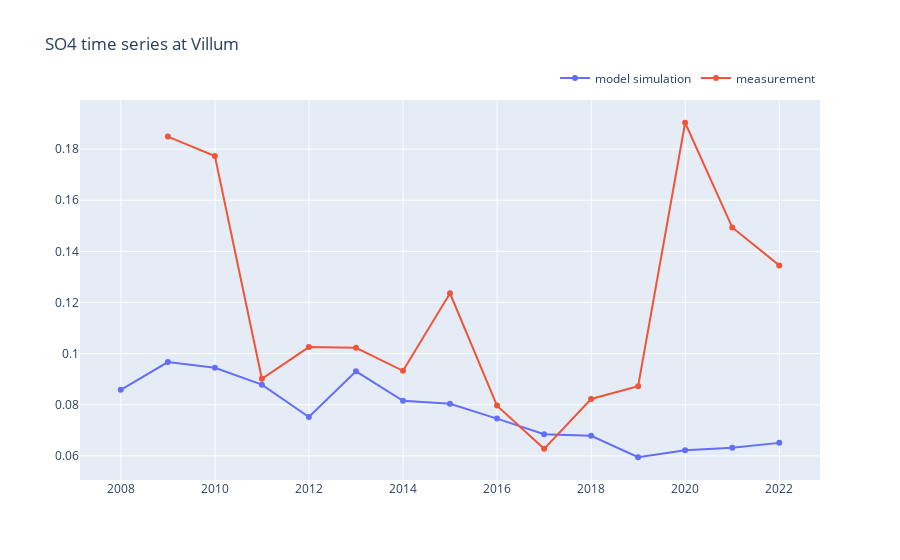

The cell this chart's notebook holds for it:
### Markdown cell above
## 3. Interannual variation (annual mean)

### Code cell
# Look at annua
chemical,station = 'SO4','Villum'   # Choose from 'SO2', 'SO4', 'NH4', 'NO3', and 'PM2.5' for chemical, 
                                    # and 'Villum','Spitzbergen','Alert' for station
df = get_station_data(station)
annual_df = df.groupby(pd.Grouper(freq='1Y')).mean()

# Without standard deviation
plot_time_series(chemical,station,df=annual_df)

### Figure 1 — Plotly figure (JSON) as saved in the notebook; plotly's stock layout.template omitted (floating-point values rounded to 4 significant figures)
{"data": [{"name": "model simulation", "type": "scatter", "x": ["2007-12-31T00:00:00", "2008-12-31T00:00:00", "2009-12-31T00:00:00", "2010-12-31T00:00:00", "2011-12-31T00:00:00", "2012-12-31T00:00:00", "2013-12-31T00:00:00", "2014-12-31T00:00:00", "2015-12-31T00:00:00", "2016-12-31T00:00:00", "2017-12-31T00:00:00", "2018-12-31T00:00:00", "2019-12-31T00:00:00", "2020-12-31T00:00:00", "2021-12-31T00:00:00"], "y": [0.08585, 0.09671, 0.09448, 0.08787, 0.07519, 0.09308, 0.08154, 0.08038, 0.07458, 0.06844, 0.06785, 0.05945, 0.06219, 0.06321, 0.06508]}, {"name": "measurement", "type": "scatter", "x": ["2007-12-31T00:00:00", "2008-12-31T00:00:00", "2009-12-31T00:00:00", "2010-12-31T00:00:00", "2011-12-31T00:00:00", "2012-12-31T00:00:00", "2013-12-31T00:00:00", "2014-12-31T00:00:00", "2015-12-31T00:00:00", "2016-12-31T00:00:00", "2017-12-31T00:00:00", "2018-12-31T00:00:00", "2019-12-31T00:00:00", "2020-12-31T00:00:00", "2021-12-31T00:00:00"], "y": [null, 0.1849, 0.1773, 0.09015, 0.1026, 0.1023, 0.09327, 0.1236, 0.07965, 0.06275, 0.08227, 0.08724, 0.1903, 0.1494, 0.1345]}], "layout": {"legend": {"orientation": "h", "x": 1, "xanchor": "right", "y": 1.02, "yanchor": "bottom"}, "showlegend": true, "title": {"text": "SO4 time series at Villum"}}}
